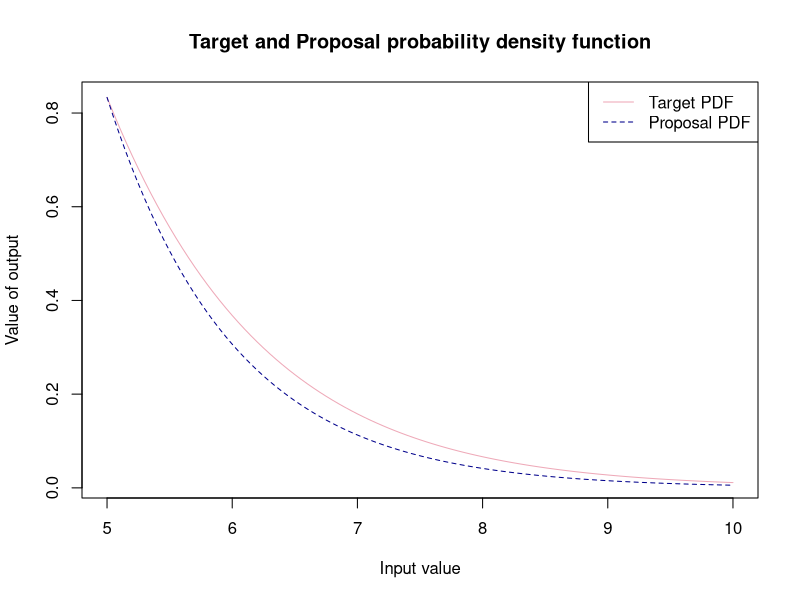
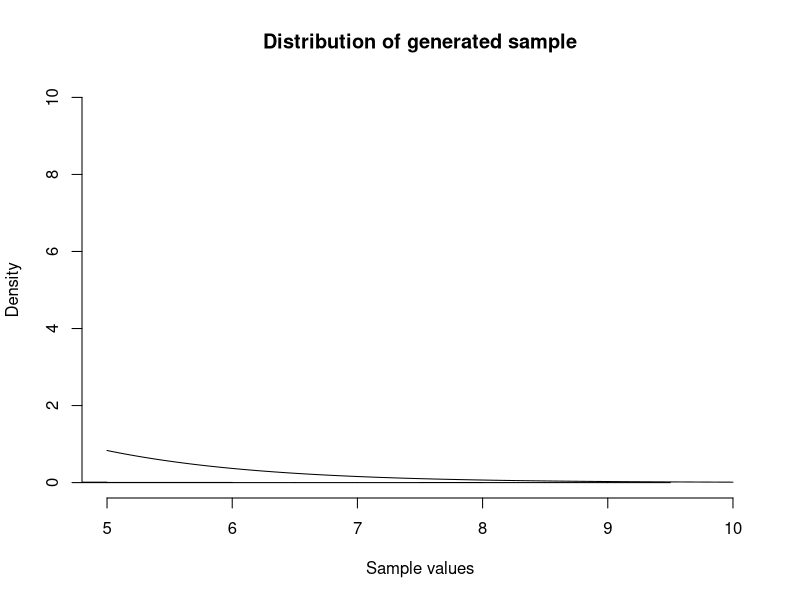
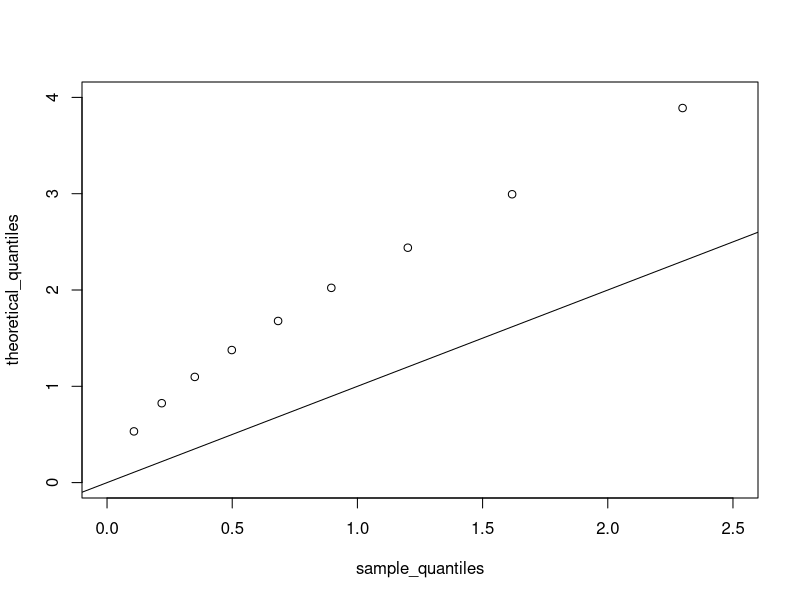
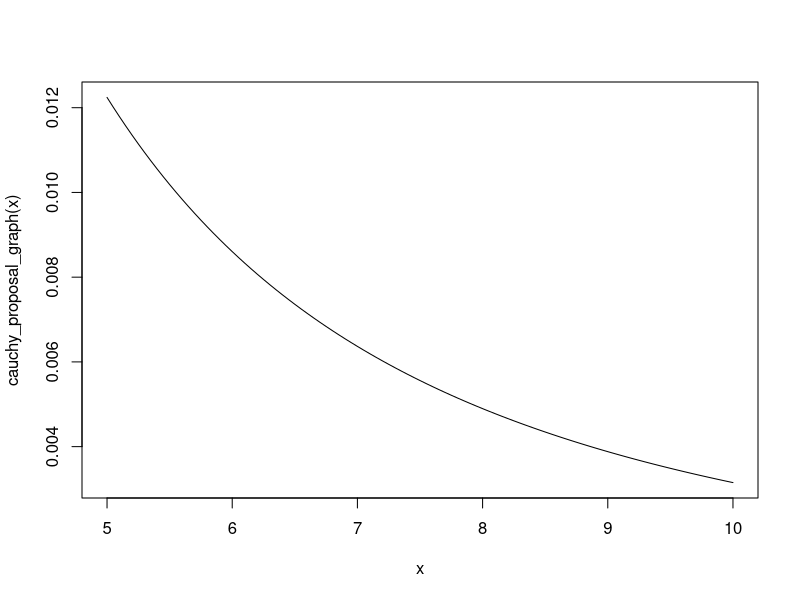
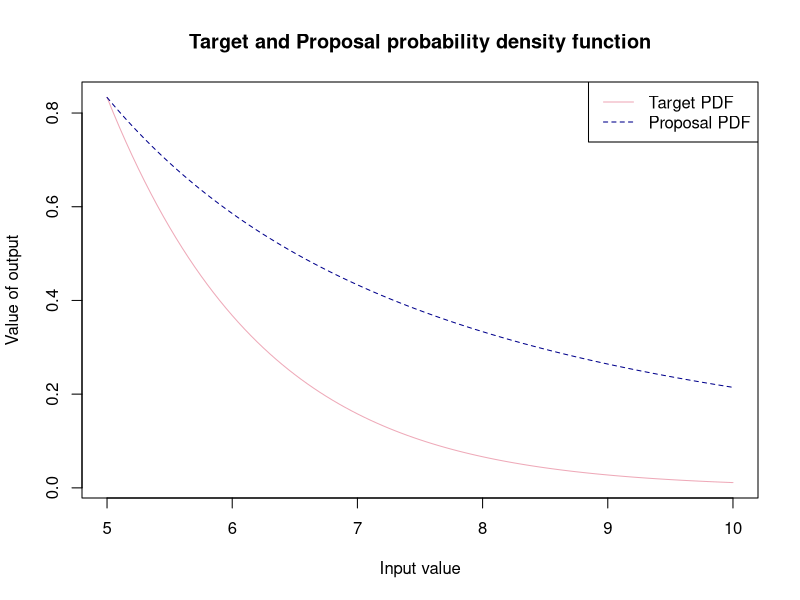

Reproduce these figures in R, in order.
#-----------------------------------#
#-REJECTION SAMPLING - Gamma(2,1) --#----
#-----------------------------------#
#Defining our target pdf(density function to sample from) --------------------------
target_pdf<-function(x){
  (x*exp(-x))/(6*exp(-5))
}

#--------------------------------#
#--EXPONENTIAL PROPOSAL----------#----
#-------------------------------#
#Defining proposal pdf number generator(density that we easily sample from to use to accept or reject)--
proposal_pdf<- function(x){
   rexp(1, rate =1)
}
proposal_pdf_graph<- function(x){
  exp(-x)
}

# Graphing our target  and proposal probability density functions 
M <- ((5*exp(-5))/(6*exp(-5)))/(exp(-5))

curve(target_pdf(x), from = 5, to = 10, 
      xlab = "Input value",
      ylab = "Value of output",
      main = "Target and Proposal probability density function", col = "pink2")

curve( M * proposal_pdf_graph(x), from = 5, to = 10,
      xlab = "Input value",
      ylab = "Output value",
      main = "Proposal probability density funtion", add= T ,col = "blue4", lty = 2)
legend("topright", legend = c("Target PDF", "Proposal PDF"), 
       col = c("pink2", "blue4"), lty = c(1, 2))
#Rejection Sampling function -----------------------------------------------------
rgamma_2_1<-function(){
  
  set.seed(123)
  n<-5000
  sample_y<-numeric(n)
  number <- 0
  count<-0
  total_sample <-numeric(0)
  
  while(count<n) {
   
    #generated sample from proposal 
    y<-proposal_pdf(1)
    #uniform comparison
    u<- runif(1,0,1)
    #number of total generated samples
    number <- number + 1
    total_sample[number] <- y
    acceptance_rate <- round((length(sample_y)/ length(total_sample))*100 , digits = 3)
    
    #accept or reject criteria
    
    if( u < target_pdf(y)/ (M * proposal_pdf(y)))
    count<- count +1
    sample_y[count]<-y
    
  }
  number_of_samples <- length(total_sample)
  text <- "Acceptance rate:"
  percent <- "%"
  output<-paste(text,acceptance_rate,percent) #combining types to have preferred output 
  list( acceptance_rate = output, samples = sample_y, no_of_samples = number_of_samples ) #list of output from this function
}


list<- rgamma_2_1()   #creating a list of the acceptance rate and valid samples 
samples_gamma <- list$samples #creating a vector of the samples 
ac_rate <- list$acceptance_rate #acceptance rate 
no_samples <-list$no_of_samples  #number of total samples 
# Graphical display of distribution of sample and pdf ------------- -----------
# Using Histogram -------------------------------------------------------------
hist(samples_gamma, freq = FALSE,
     main = "Distribution of generated sample",
     xlab = "Sample values", ylim = c(0,10), xlim = c(5,10))
curve(target_pdf(x), add = TRUE)

# QQplot ----------------------------------------------------------------------
# We will now use a QQplot 
# Quantiles of the sample data 
sample_quantiles <- quantile(samples_gamma, probs = seq(0.1,1,0.1))
theoretical_quantiles <- qgamma(p = seq(0.1,1,0.1), shape =2 , rate =1)

plot(sample_quantiles, theoretical_quantiles, xlim = c(0,2.5), ylim = c(0,4))
abline(a= 0, b = 1)

#--------------------------------#
#--CAUCHY PROPOSAL--------------#----
#-------------------------------#

cauchy_proposal<- function(x){
  rcauchy(location = 0, scale = 1)
}
cauchy_proposal_graph<- function(x){
  (1/pi)*(1/(1+x^2))
}

curve(cauchy_proposal_graph(x), from = 5, to =10)

#Scaling factor with Cauchy proposal ------------------------------------------
M_cauchy <- ((5*exp(-5))/(6*exp(-5)))/((1/pi)*(1/(1+5^2)))

curve(target_pdf(x), from = 5, to = 10, 
      xlab = "Input value",
      ylab = "Value of output",
      main = "Target and Proposal probability density function", col = "pink2")

curve( M_cauchy * cauchy_proposal_graph(x), from = 5, to = 10,
       xlab = "Input value",
       ylab = "Output value",
       main = "Proposal probability density funtion", add= T ,col = "blue4", lty = 2)
legend("topright", legend = c("Target PDF", "Proposal PDF"), 
       col = c("pink2", "blue4"), lty = c(1, 2))
